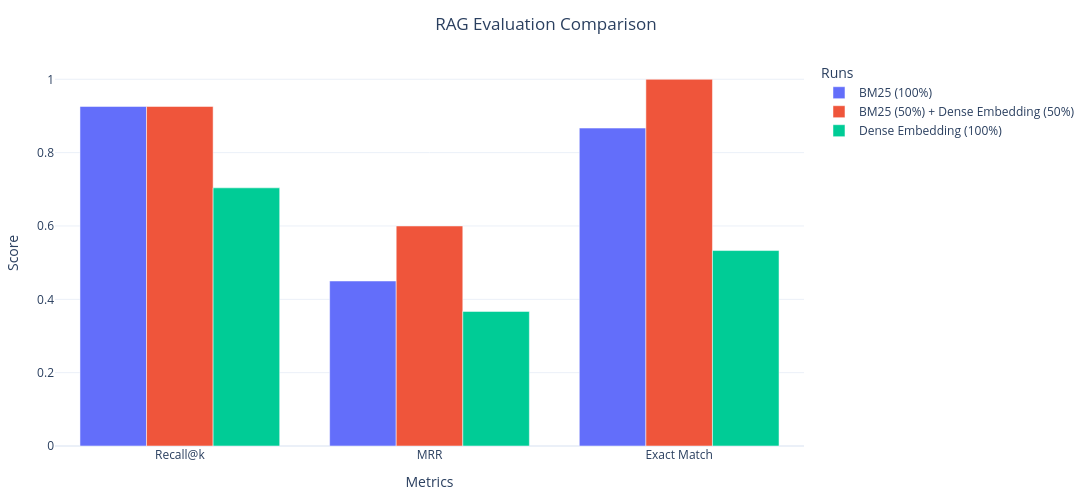

Notebook source saved alongside this figure:
### Code cell
metric_labels = {
    "recall_k": "Recall@k",
    "mrr": "MRR",
    "exact_match_score": "Exact Match"
}

metrics = list(metric_labels.keys())
pretty_names = [metric_labels[m] for m in metrics]

def extract_scores(scores):
    return {
        "recall_k": scores["retriever"]["recall_k"],
        "mrr": scores["retriever"]["mrr"],
        "exact_match_score": scores["generator"]["exact_match_score"],
    }

s1 = extract_scores(scores1)
s2 = extract_scores(scores2)
s3 = extract_scores(scores3)

fig = go.Figure()

fig.add_trace(go.Bar(
    name="BM25 (100%)",
    x=pretty_names,
    y=[s1[m] for m in metrics],
))

fig.add_trace(go.Bar(
    name="BM25 (50%) + Dense Embedding (50%)",
    x=pretty_names,
    y=[s2[m] for m in metrics],
))

fig.add_trace(go.Bar(
    name="Dense Embedding (100%)",
    x=pretty_names,
    y=[s3[m] for m in metrics],
))

fig.update_layout(
    title="RAG Evaluation Comparison",
    title_x=0.5,
    barmode="group",
    xaxis_title="Metrics",
    yaxis_title="Score",
    template="plotly_white",
    width=1300,
    height=500,
    margin=dict(l=40, r=40, t=60, b=40),
    legend_title="Runs"
)

fig.show()

### Figure 1 — Plotly figure (JSON) as saved in the notebook; plotly's stock layout.template omitted (floating-point values rounded to 4 significant figures)
{"data": [{"name": "BM25 (100%)", "type": "bar", "x": ["Recall@k", "MRR", "Exact Match"], "y": [0.926, 0.45, 0.867]}, {"name": "BM25 (50%) + Dense Embedding (50%)", "type": "bar", "x": ["Recall@k", "MRR", "Exact Match"], "y": [0.926, 0.6, 1]}, {"name": "Dense Embedding (100%)", "type": "bar", "x": ["Recall@k", "MRR", "Exact Match"], "y": [0.704, 0.367, 0.533]}], "layout": {"barmode": "group", "height": 500, "legend": {"title": {"text": "Runs"}}, "margin": {"b": 40, "l": 40, "r": 40, "t": 60}, "title": {"text": "RAG Evaluation Comparison", "x": 0.5}, "width": 1300, "xaxis": {"title": {"text": "Metrics"}}, "yaxis": {"title": {"text": "Score"}}}}
